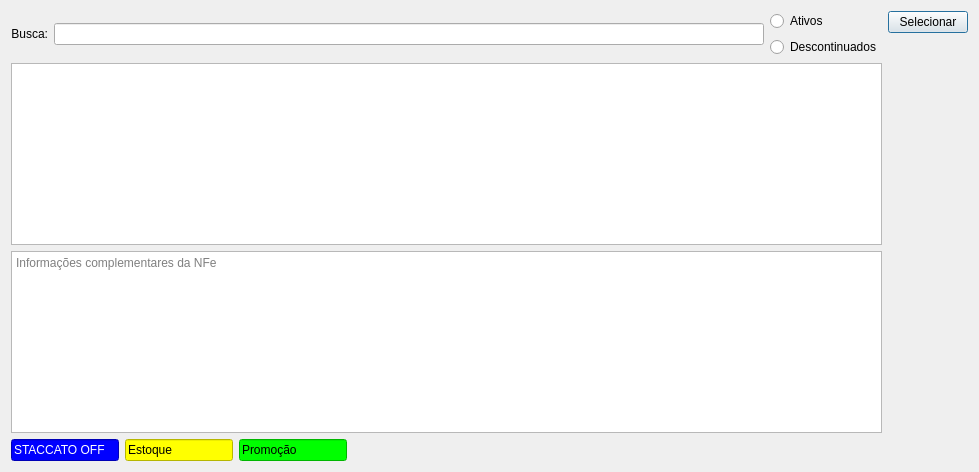
<?xml version="1.0" encoding="UTF-8"?>
<ui version="4.0">
 <class>SearchDialog</class>
 <widget class="QDialog" name="SearchDialog">
  <property name="geometry">
   <rect>
    <x>0</x>
    <y>0</y>
    <width>979</width>
    <height>472</height>
   </rect>
  </property>
  <property name="windowTitle">
   <string>Buscar produto</string>
  </property>
  <property name="locale">
   <locale language="Portuguese" country="Brazil"/>
  </property>
  <layout class="QGridLayout" name="gridLayout_2">
   <item row="0" column="1">
    <widget class="QPushButton" name="pushButtonSelecionar">
     <property name="sizePolicy">
      <sizepolicy hsizetype="Fixed" vsizetype="Fixed">
       <horstretch>0</horstretch>
       <verstretch>0</verstretch>
      </sizepolicy>
     </property>
     <property name="text">
      <string>Selecionar</string>
     </property>
     <property name="default">
      <bool>true</bool>
     </property>
    </widget>
   </item>
   <item row="2" column="0">
    <layout class="QHBoxLayout" name="horizontalLayout">
     <item>
      <widget class="QLineEdit" name="lineEditEstoque_2">
       <property name="sizePolicy">
        <sizepolicy hsizetype="Fixed" vsizetype="Fixed">
         <horstretch>0</horstretch>
         <verstretch>0</verstretch>
        </sizepolicy>
       </property>
       <property name="styleSheet">
        <string notr="true">background-color: rgb(0, 0, 255);
color: rgb(255, 255, 255);</string>
       </property>
       <property name="text">
        <string>STACCATO OFF</string>
       </property>
       <property name="readOnly">
        <bool>true</bool>
       </property>
      </widget>
     </item>
     <item>
      <widget class="QLineEdit" name="lineEditEstoque">
       <property name="sizePolicy">
        <sizepolicy hsizetype="Fixed" vsizetype="Fixed">
         <horstretch>0</horstretch>
         <verstretch>0</verstretch>
        </sizepolicy>
       </property>
       <property name="styleSheet">
        <string notr="true">background-color: rgb(255, 255, 0);
color: rgb(0, 0, 0);</string>
       </property>
       <property name="text">
        <string>Estoque</string>
       </property>
       <property name="readOnly">
        <bool>true</bool>
       </property>
      </widget>
     </item>
     <item>
      <widget class="QLineEdit" name="lineEditPromocao">
       <property name="sizePolicy">
        <sizepolicy hsizetype="Fixed" vsizetype="Fixed">
         <horstretch>0</horstretch>
         <verstretch>0</verstretch>
        </sizepolicy>
       </property>
       <property name="styleSheet">
        <string notr="true">background-color: rgb(0, 255, 0);
color: rgb(0, 0, 0);</string>
       </property>
       <property name="text">
        <string>Promoção</string>
       </property>
       <property name="readOnly">
        <bool>true</bool>
       </property>
      </widget>
     </item>
     <item>
      <spacer name="horizontalSpacer">
       <property name="orientation">
        <enum>Qt::Horizontal</enum>
       </property>
       <property name="sizeHint" stdset="0">
        <size>
         <width>40</width>
         <height>20</height>
        </size>
       </property>
      </spacer>
     </item>
    </layout>
   </item>
   <item row="1" column="1">
    <spacer name="verticalSpacer">
     <property name="orientation">
      <enum>Qt::Vertical</enum>
     </property>
     <property name="sizeHint" stdset="0">
      <size>
       <width>20</width>
       <height>40</height>
      </size>
     </property>
    </spacer>
   </item>
   <item row="0" column="0" rowspan="2">
    <layout class="QGridLayout" name="gridLayout">
     <item row="0" column="2">
      <layout class="QVBoxLayout" name="verticalLayout_2">
       <item>
        <widget class="QRadioButton" name="radioButtonProdAtivos">
         <property name="text">
          <string>Ativos</string>
         </property>
        </widget>
       </item>
       <item>
        <widget class="QRadioButton" name="radioButtonProdDesc">
         <property name="text">
          <string>Descontinuados</string>
         </property>
        </widget>
       </item>
      </layout>
     </item>
     <item row="0" column="0">
      <widget class="QLabel" name="labelBusca">
       <property name="sizePolicy">
        <sizepolicy hsizetype="Preferred" vsizetype="Preferred">
         <horstretch>0</horstretch>
         <verstretch>0</verstretch>
        </sizepolicy>
       </property>
       <property name="text">
        <string>Busca:</string>
       </property>
       <property name="alignment">
        <set>Qt::AlignRight|Qt::AlignTrailing|Qt::AlignVCenter</set>
       </property>
      </widget>
     </item>
     <item row="0" column="1">
      <widget class="QLineEdit" name="lineEditBusca">
       <property name="toolTip">
        <string>&lt;html&gt;&lt;head/&gt;&lt;body&gt;&lt;p&gt;Escreva aqui os termos da busca&lt;/p&gt;&lt;/body&gt;&lt;/html&gt;</string>
       </property>
       <property name="clearButtonEnabled">
        <bool>true</bool>
       </property>
      </widget>
     </item>
     <item row="1" column="0" colspan="3">
      <widget class="TableView" name="table">
       <property name="mouseTracking">
        <bool>true</bool>
       </property>
       <property name="toolTip">
        <string>&lt;html&gt;&lt;head/&gt;&lt;body&gt;&lt;p&gt;Clique duas vezes sobre a linha para selecionar&lt;/p&gt;&lt;/body&gt;&lt;/html&gt;</string>
       </property>
       <property name="editTriggers">
        <set>QAbstractItemView::NoEditTriggers</set>
       </property>
       <property name="alternatingRowColors">
        <bool>true</bool>
       </property>
       <property name="selectionMode">
        <enum>QAbstractItemView::SingleSelection</enum>
       </property>
       <property name="selectionBehavior">
        <enum>QAbstractItemView::SelectRows</enum>
       </property>
       <property name="sortingEnabled">
        <bool>true</bool>
       </property>
      </widget>
     </item>
     <item row="2" column="0" colspan="3">
      <widget class="QTextBrowser" name="textBrowser">
       <property name="placeholderText">
        <string>Informações complementares da NFe</string>
       </property>
      </widget>
     </item>
    </layout>
   </item>
  </layout>
 </widget>
 <customwidgets>
  <customwidget>
   <class>TableView</class>
   <extends>QTableView</extends>
   <header>src/tableview.h</header>
  </customwidget>
 </customwidgets>
 <tabstops>
  <tabstop>lineEditBusca</tabstop>
  <tabstop>pushButtonSelecionar</tabstop>
 </tabstops>
 <resources/>
 <connections/>
</ui>
